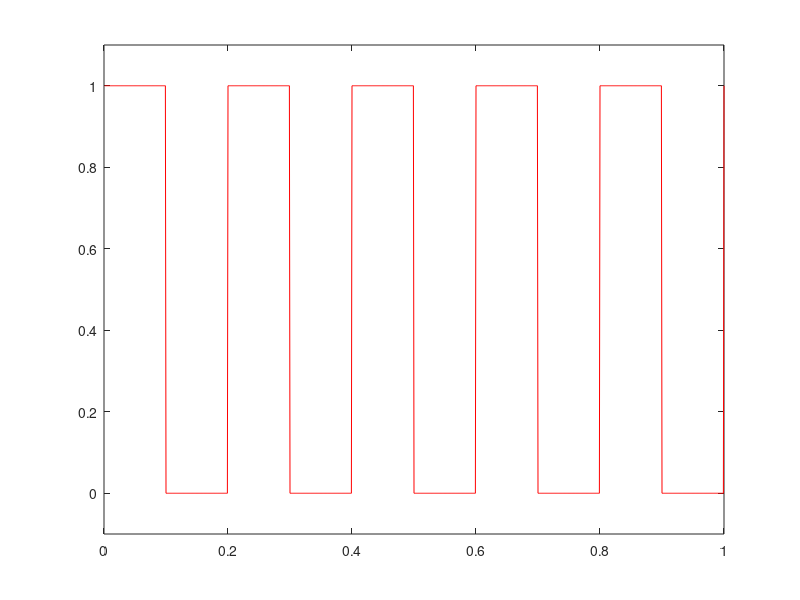
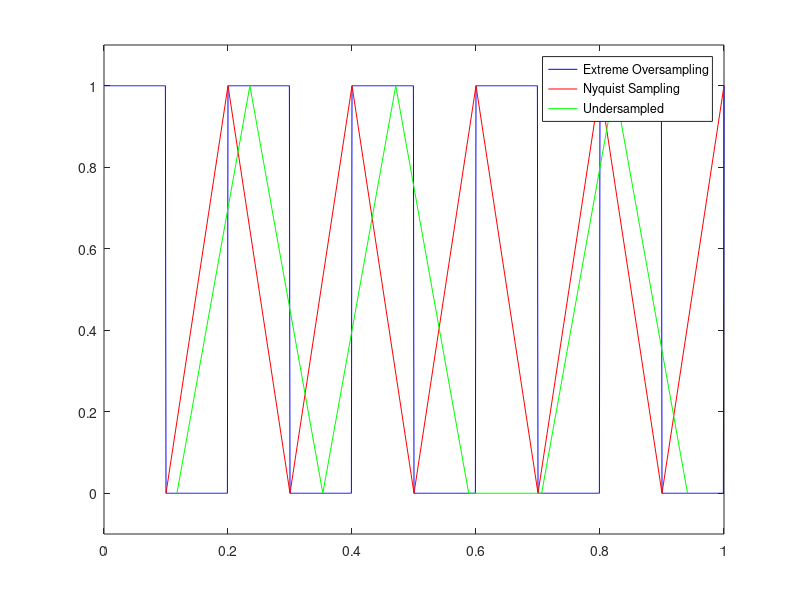
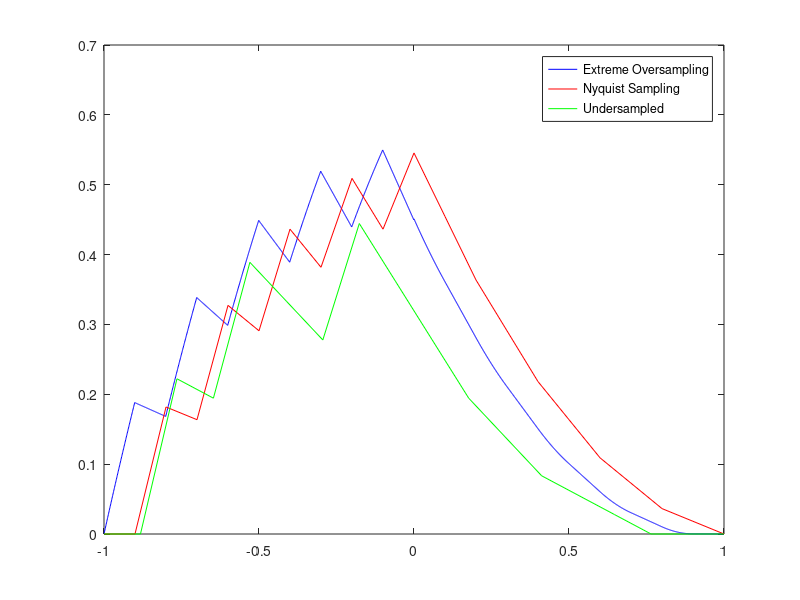
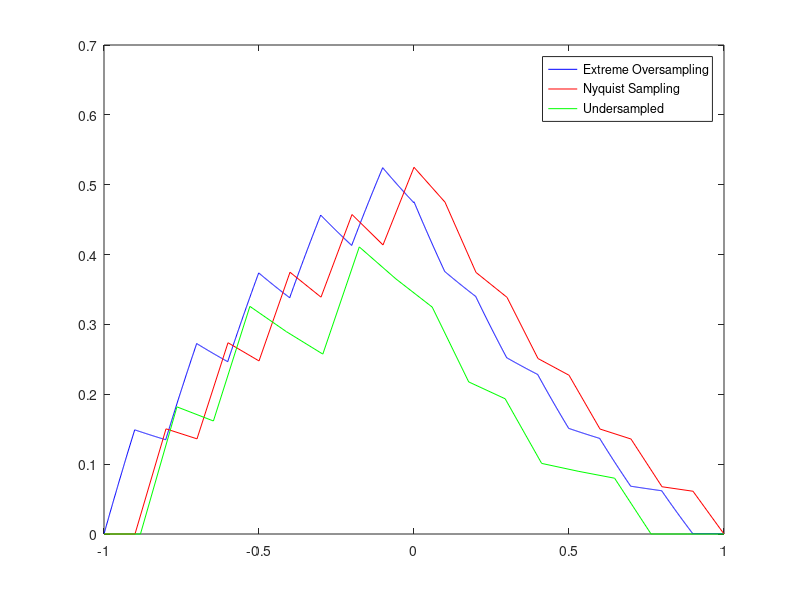

The MATLAB script that drew these images, in order:
%% Convolution of Signals in Matlab
% August 29, 2010
% Robert Francis
% rpf100020@utdallas.edu
%
%% Define time vector
samplingFrequency = 1000; %Hz
timeStep = 1/samplingFrequency; %sec
T = 1; %sec
S = T*samplingFrequency; %samples
samples = 1:S; %samples
time = samples*timeStep; %sec

%% Generate square wave
pulseFrequency = 5; %Hz
squareWave = square(time*pulseFrequency*2*pi); 

%% Plot square wave
figure(1), plot(time,squareWave,'b')
title([num2str(pulseFrequency) 'Hz Square Pulse'])

%% Adjust amplitude
squareWavePos = (squareWave+1)/2;
% close(1)
figure(1), plot(time,squareWavePos,'r')
set(gca,'YLim',[-0.1 1.1])

%% Define Nyquist Sampling Time Vector
nsamplingFrequency = 2*pulseFrequency;
ntimeStep = 1/nsamplingFrequency; %sec
T = 1; %sec
nS = T*nsamplingFrequency; %samples
nsamples = 1:nS; %samples
ntime = nsamples*ntimeStep; %sec

%% Generate Nyquist Sampling Square Wave
nsquareWave = square(ntime*pulseFrequency*2*pi);
nsquareWavePos = (nsquareWave+1)/2;

%% Plot Nyquist Sampling Square Wave Compared to Oversampled Square Wave
figure(2), plot(time,squareWavePos,'b',ntime,nsquareWavePos,'r')
legend('Extreme Oversampling','Nyquist Sampling')
set(gca,'YLim',[-0.1 1.1])

%% Define Undersampled Time Vector
usamplingFrequency = 1.7*pulseFrequency;
utimeStep = 1/usamplingFrequency; %sec
T = 1; %sec
uS = T*usamplingFrequency; %samples
usamples = 1:uS; %samples
utime = usamples*utimeStep; %sec

%% Generate Undersampled Square Wave
usquareWave = square(utime*pulseFrequency*2*pi);
usquareWavePos = (usquareWave+1)/2;

%% Plot Nyquist Sampling Square Wave Compared to Oversampled Square Wave
figure(2), plot(time,squareWavePos,'b',ntime,nsquareWavePos,'r',utime,usquareWavePos,'g')
legend('Extreme Oversampling','Nyquist Sampling','Undersampled')
set(gca,'YLim',[-0.1 1.1])

%% Convolution with Linear Decay
%Generate Linear Decay Signals
lds = fliplr(time)/sum(time);
nlds = fliplr(ntime)/sum(ntime);
ulds = fliplr(utime)/sum(utime);
%%
%Convolve Square Wave Signals with Linear Decay Signals 
squareWaveLDS = conv(squareWavePos,lds);
nsquareWaveNLDS = conv(nsquareWavePos,nlds);
usquareWaveULDS = conv(usquareWavePos,ulds);
%%
%Extend time vectors to match convolved signals
convtime = (-S:1:S)*timeStep;
nconvtime = (-nS:1:nS)*ntimeStep;
uconvtime = (-uS:1:uS)*utimeStep;
%%
%Pad convolved signals with leading and trailing zero
squareWaveLDS = [0,squareWaveLDS,0];
nsquareWaveNLDS = [0,nsquareWaveNLDS,0];
usquareWaveULDS = [0,usquareWaveULDS,0,0];
%%
figure(3), plot(convtime,squareWaveLDS,'b',nconvtime,nsquareWaveNLDS,'r',uconvtime,usquareWaveULDS,'g')
legend('Extreme Oversampling','Nyquist Sampling','Undersampled')

%% Convolution with Exponential Decay
%Generate Exponential Decay Signals
eds = exp(-time);
eds = eds/sum(eds);
neds = exp(-ntime);
neds = neds/sum(neds);
ueds = exp(-utime);
ueds = ueds/sum(ueds);

%Convolve Square Wave Signals with Exponential Decay Signals 
squareWaveEDS = conv(squareWavePos,eds);
nsquareWaveNEDS = conv(nsquareWavePos,neds);
usquareWaveUEDS = conv(usquareWavePos,ueds);

%Pad convolved signals with leading and trailing zero
squareWaveEDS = [0,squareWaveEDS,0];
nsquareWaveNEDS = [0,nsquareWaveNEDS,0];
usquareWaveUEDS = [0,usquareWaveUEDS,0,0];

figure(4), plot(convtime,squareWaveEDS,'b',nconvtime,nsquareWaveNEDS,'r',uconvtime,usquareWaveUEDS,'g')
legend('Extreme Oversampling','Nyquist Sampling','Undersampled')
%%
% impulse = zeros(1,101);
% impulse(51) = 1;
% convolution = conv(nsquareWavePos,impulse);
% figure, plot(convolution)
